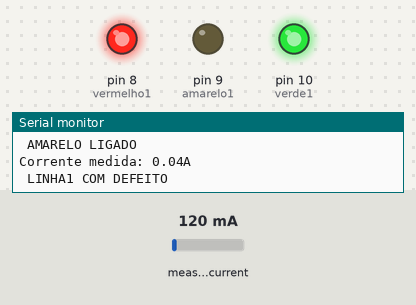
A sketch run on a simulated Arduino Uno, built with avr-gcc and run on an emulated ATmega328P. Parts: output pins drawn as LEDs (lit = HIGH), the last lines printed to the serial monitor. The inputs (shaded band) are chosen by the test bench; at power-on: measured current 120 mA. The modem accepts every AT command (registered, SIM ready, sends succeed) and sends nothing else.

Above: at 7.2 s.
7.3 s: measured current set to 400 mA
At 14.5 s:
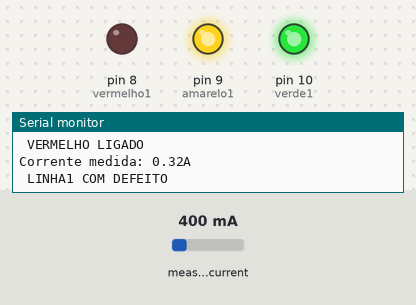
14.8 s: measured current set to 446 mA
At 25.7 s:
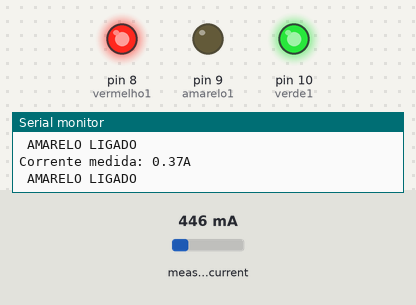
26.1 s: measured current set to 40 mA
34.8 s: measured current set to 500 mA
At 45.0 s:
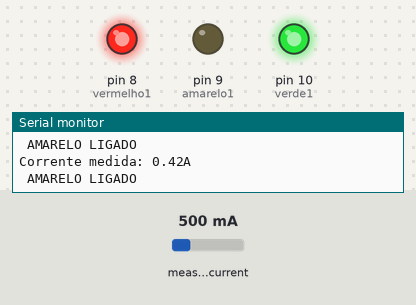
Timing chart, 0 to 46.5 s (numbered marks = the images above; inputs shaded):
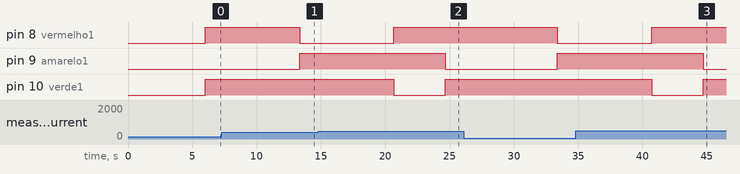

Measured:
- the behaviour switches between 429 and 430 mA on measured current (found by bisection; images 1 and 2)
- after the input at 14.8 s, pin 9 (amarelo1): HIGH → LOW after 9.9 s
- after the input at 34.8 s, pin 9 (amarelo1): HIGH → LOW after 9.9 s

The sketch:

semaforo_mills__.ino
```cpp
#include <SoftwareSerial.h>
#include "EmonLib.h" //INCLUSÃO DE BIBLIOTECA

SoftwareSerial sim(10, 11);

String number = "+244951338626"; // +880 is the country code
#define verde1 10
#define amarelo1 9
#define vermelho1 8


 // SENSOR 1 DE CORRENTE FAIXA 1
#define CURRENT_CAL 18.40 //VALOR DE CALIBRAÇÃO (DEVE SER AJUSTADO EM PARALELO COM UM MULTÍMETRO MEDINDO A CORRENTE DA CARGA)
const int pinoSensor = A2 ; //PINO ANALÓGICO EM QUE O SENSOR ESTÁ CONECTADO
float ruido = 0.08; //RUÍDO PRODUZIDO NA SAÍDA DO SENSOR (DEVE SER AJUSTADO COM A CARGA DESLIGADA APÓS CARREGAMENTO DO CÓDIGO NO ARDUINO)

EnergyMonitor emon1; //CRIA UMA INSTÂNCIA
 // Inicia variáveis de tempo
unsigned long millisTarefa1 = millis();


void setup() {
  Serial.begin(9600);

    // Define pinos dos leds como saída
  pinMode(verde1, OUTPUT);
  pinMode(amarelo1, OUTPUT);
  pinMode(vermelho1, OUTPUT);


  Serial.println("Wait few seconds...");
  delay(5000);
  Serial.println("Sistem Started...");
  sim.begin(9600);


    emon1.current(pinoSensor, CURRENT_CAL); //PASSA PARA A FUNÇÃO OS PARÂMETROS (PINO ANALÓGIO / VALOR DE CALIBRAÇÃO)


   // emon1.current(pinoSensor, CURRENT_CAL); //PASSA PARA A FUNÇÃO OS PARÂMETROS (PINO ANALÓGIO / VALOR DE CALIBRAÇÃO)


  delay(1000);
   digitalWrite(verde1, HIGH);
    digitalWrite(amarelo1, HIGH);
     digitalWrite(vermelho1, HIGH);


}

void loop() {

// 1º FAIXA
  // Verifica se já passou 2000 milisegundos (VERDE)
  if((millis() - millisTarefa1) < 2000){

    Serial.println(" VERDE LIGADO");
    // Acende o led do pino 7
    digitalWrite(verde1, LOW);
     digitalWrite(amarelo1, HIGH);
    digitalWrite(vermelho1, HIGH);


   emon1.calcVI(17,100); //FUNÇÃO DE CÁLCULO (17 SEMICICLOS / TEMPO LIMITE PARA FAZER A MEDIÇÃO)
  double currentDraw = emon1.Irms; //VARIÁVEL RECEBE O VALOR DE CORRENTE RMS OBTIDO
  currentDraw = currentDraw-ruido; //VARIÁVEL RECEBE O VALOR RESULTANTE DA CORRENTE RMS MENOS O RUÍDO

  Serial.print("Corrente medida: "); //IMPRIME O TEXTO NA SERIAL
    Serial.print(currentDraw); //IMPRIME NA SERIAL O VALOR DE CORRENTE MEDIDA
    Serial.println("A"); //IMPRIME O TEXTO NA SERIAL

     if (currentDraw<0.35){
     Serial.println(" LINHA1 COM DEFEITO");

              SendMessage();
    }

    }


  // Verifica se já passou 4000 milisegundos  AMARELO
  if((millis() - millisTarefa1) > 4000){

   Serial.println(" AMARELO LIGADO");

    digitalWrite(verde1, HIGH);
      digitalWrite(vermelho1, HIGH);
     digitalWrite(amarelo1, LOW);

// FAIXA 1
        emon1.calcVI(17,100); //FUNÇÃO DE CÁLCULO (17 SEMICICLOS / TEMPO LIMITE PARA FAZER A MEDIÇÃO)
  double currentDraw = emon1.Irms; //VARIÁVEL RECEBE O VALOR DE CORRENTE RMS OBTIDO
  currentDraw = currentDraw-ruido; //VARIÁVEL RECEBE O VALOR RESULTANTE DA CORRENTE RMS MENOS O RUÍDO

  Serial.print("Corrente medida: "); //IMPRIME O TEXTO NA SERIAL
    Serial.print(currentDraw); //IMPRIME NA SERIAL O VALOR DE CORRENTE MEDIDA
    Serial.println("A"); //IMPRIME O TEXTO NA SERIAL

     if (currentDraw<0.35){
     Serial.println(" LINHA1 COM DEFEITO");

              SendMessage();
    }


}


    // Verifica se já passou 8000 milisegundos VERMELHO
  if((millis() - millisTarefa1) > 8000){

  Serial.println(" VERMELHO LIGADO");
    digitalWrite(verde1, HIGH);
    digitalWrite(amarelo1, HIGH);
     digitalWrite(vermelho1, LOW);


        emon1.calcVI(17,100); //FUNÇÃO DE CÁLCULO (17 SEMICICLOS / TEMPO LIMITE PARA FAZER A MEDIÇÃO)
  double currentDraw = emon1.Irms; //VARIÁVEL RECEBE O VALOR DE CORRENTE RMS OBTIDO
  currentDraw = currentDraw-ruido; //VARIÁVEL RECEBE O VALOR RESULTANTE DA CORRENTE RMS MENOS O RUÍDO

  Serial.print("Corrente medida: "); //IMPRIME O TEXTO NA SERIAL
    Serial.print(currentDraw); //IMPRIME NA SERIAL O VALOR DE CORRENTE MEDIDA
    Serial.println("A"); //IMPRIME O TEXTO NA SERIAL

     if (currentDraw<0.35){
     Serial.println(" LINHA1 COM DEFEITO");

              SendMessage();
    }


}


  // Verifica se já passou 8000 milisegundos
  if((millis() - millisTarefa1) > 16000){
    millisTarefa1 = millis();
  }


  }


void SendMessage()
{
  sim.println("AT+CMGF=1");
  delay(1000);
  sim.println("AT+CMGS=\"" + number + "\"\r");
  delay(1000);
  String SMS = "LINHA 1 COM PROBLEMA";
  sim.println(SMS);
  delay(100);
  sim.println((char)26);
  delay(5000);
}
```
